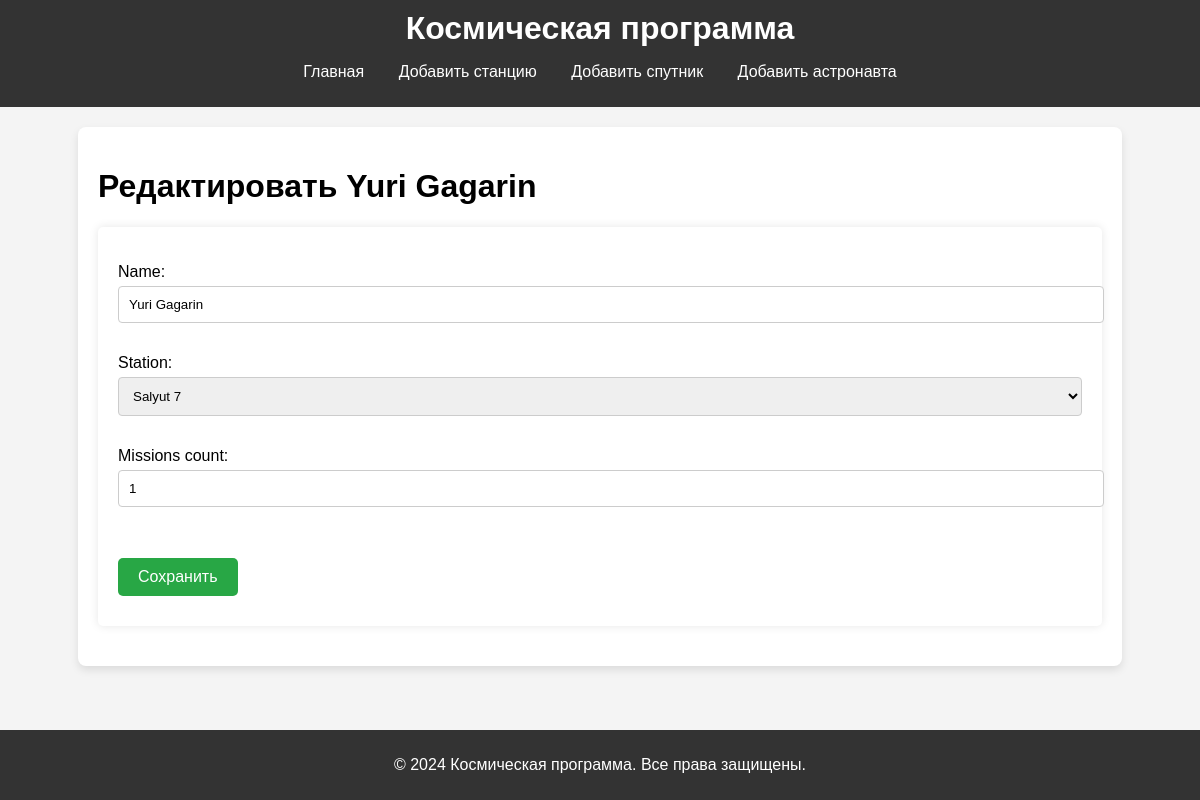
/edit_astronaut/1/, run on the app's committed database.
### space/models.py (models this page shows, shortened)
class Astronaut(models.Model):
    name = models.CharField(max_length=255)
    station = models.ForeignKey(SpaceStation, on_delete=models.CASCADE, related_name="astronauts")
    missions_count = models.IntegerField()

class SpaceStation(models.Model):
    name = models.CharField(max_length=255)
    launch_year = models.IntegerField()
    country = models.CharField(max_length=100)
    def __str__(self):
        return self.name

### space/views.py (the view)
# urls.py: path('edit_astronaut/<int:pk>/', views.edit_astronaut, name='edit_astronaut'),
def edit_astronaut(request, pk):
    astronaut = get_object_or_404(Astronaut, pk=pk)
    if request.method == 'POST':
        form = AstronautForm(request.POST, instance=astronaut)
        if form.is_valid():
            form.save()
            return redirect('astronaut_detail', pk=astronaut.pk)
    else:
        form = AstronautForm(instance=astronaut)
    return render(request, 'edit_astronaut.html', {'form': form})

### space/forms.py
class AstronautForm(forms.ModelForm):
    class Meta:
        model = Astronaut
        fields = ['name', 'station', 'missions_count']

### space/templates/edit_astronaut.html (shortened to what this page needs)
{% extends 'base.html' %}
{% block content %}
<div class="form-container">
    <h1>Редактировать {{ form.instance.name }}</h1>
    <form method="post">
        {{ form.as_p }}
        <button type="submit" class="btn btn-save">Сохранить</button>
    </form>
</div>
{% endblock %}

### static/styles.css (style rules this page uses)
body { font-family: Arial, sans-serif; margin: 0; padding: 0; background-color: #f4f4f4; }
html, body { height: 100%; margin: 0; display: flex; flex-direction: column; }
form { background-color: white; padding: 20px; border-radius: 5px; box-shadow: 0 0 10px rgba(0, 0, 0, 0.1); margin-bottom: 20px; }
form label { display: block; margin: 10px 0 5px; }
form input, form select { width: 100%; padding: 10px; border: 1px solid #ccc; border-radius: 4px; margin-bottom: 15px; }
form button { margin-top: 20px; background-color: #4CAF50; color: white; padding: 10px 20px; border: none; border-radius: 4px; cursor: pointer; }
.btn { display: inline-block; margin-bottom: 10px; padding: 10px 20px; color: #fff; text-decoration: none; border-radius: 5px; font-size: 16px; transition: background-color 0.3s ease; }
.btn-save { background-color: #28a745; border: none; cursor: pointer; }
.form-container { padding: 20px; background: #ffffff; border-radius: 8px; box-shadow: 0 4px 8px rgba(0, 0, 0, 0.1); }

### data on the page
Astronaut: instance.name "Yuri Gagarin", name "Yuri Gagarin", station "Salyut 7", missions_count "1"
